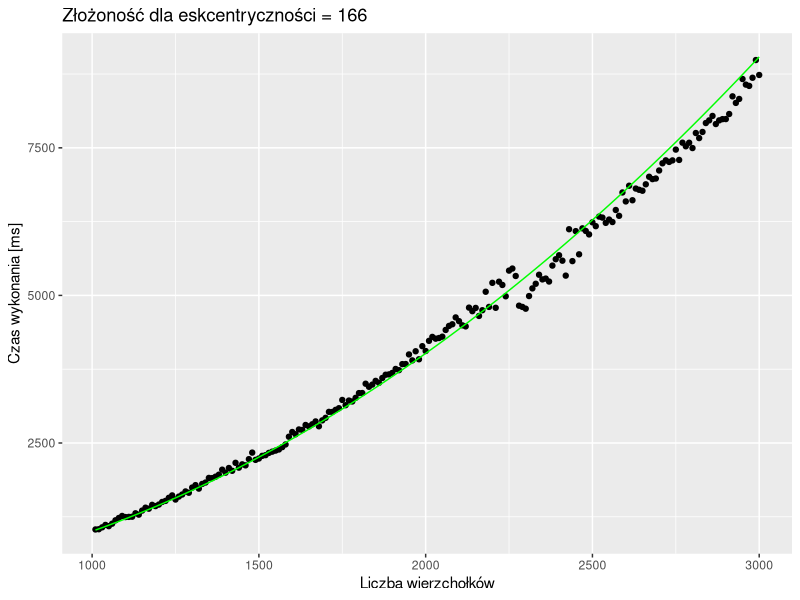
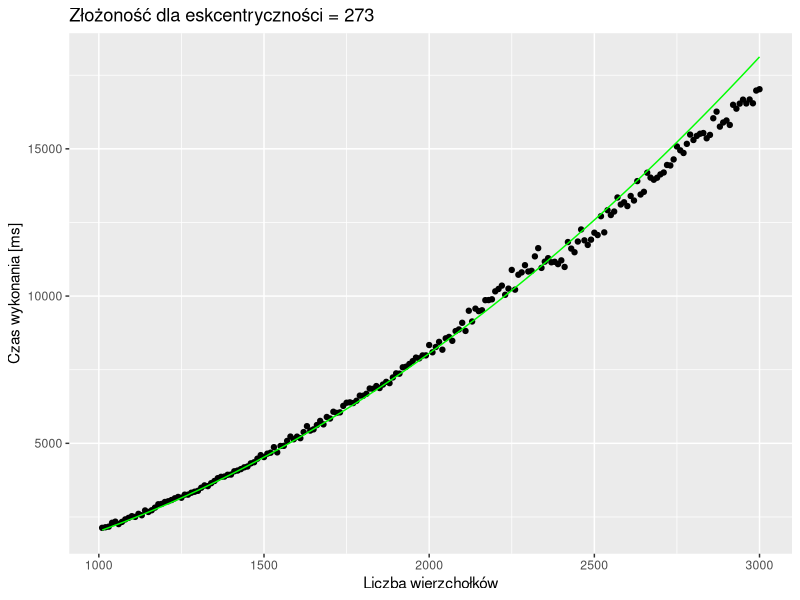
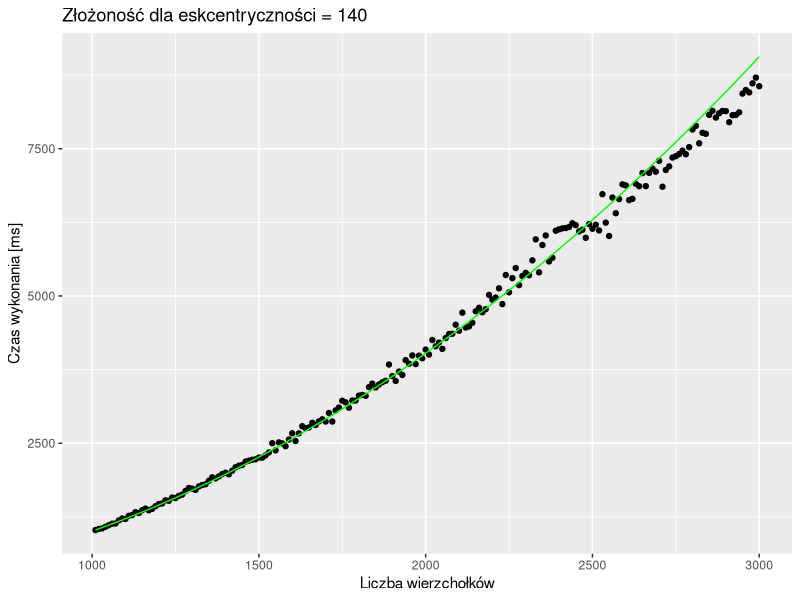
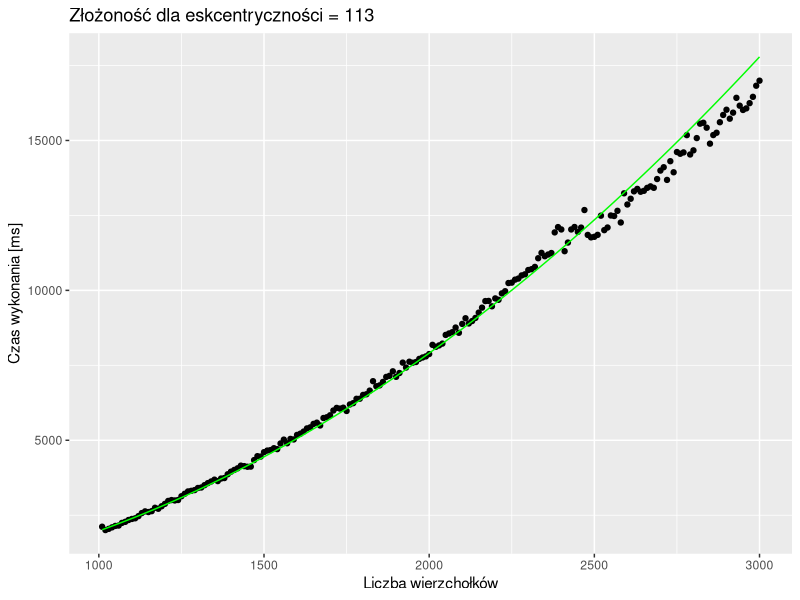
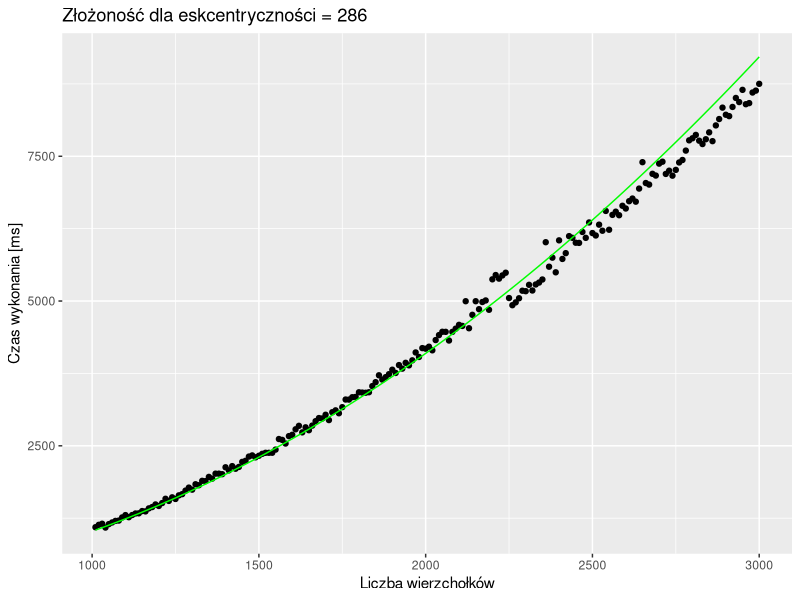
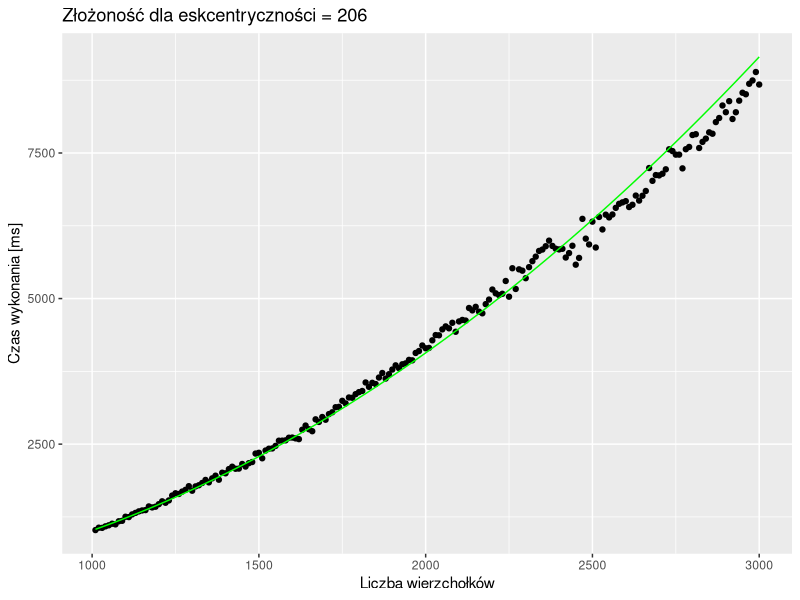
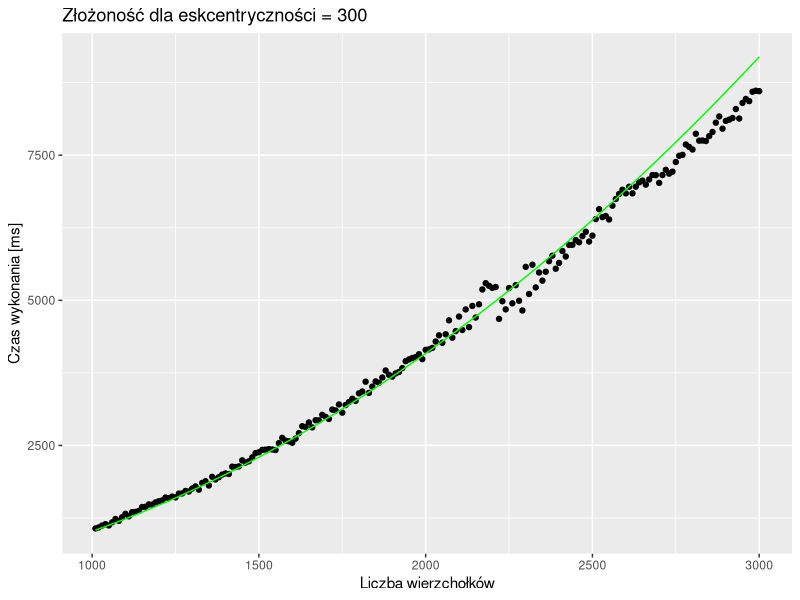
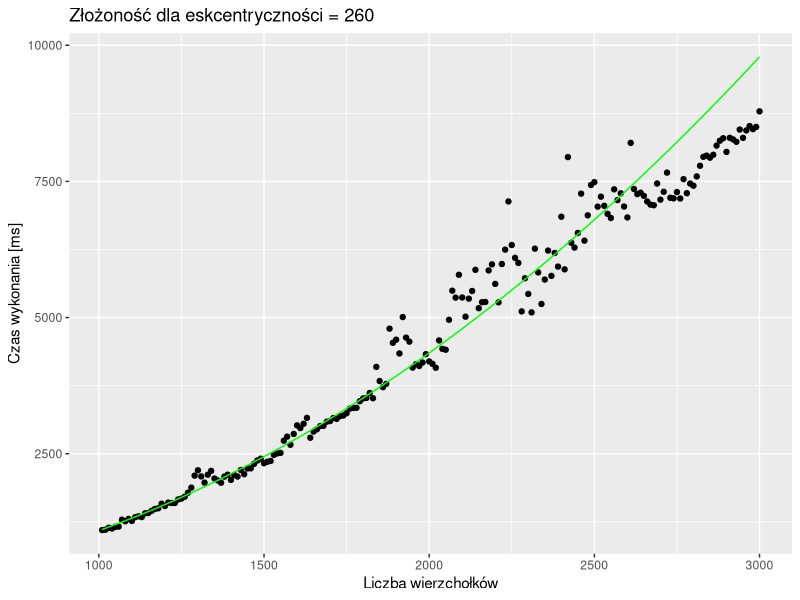

The R script that drew these images, in order:
library("ggplot2")


theoretical_complexity <- function(depth) {
    function(verticesNo) {
        verticesNo * verticesNo
    }
}

simulation_results = read.csv('result/result.csv',sep=";",header=TRUE)
simulation_results$Are.isomorphic <- simulation_results$Are.isomorphic == "true" # string => boolean

unique_depths = unique(simulation_results$Depth.of.tree)
for(depth in unique_depths) {
    depth_res = simulation_results[simulation_results$Depth.of.tree == depth, ]

    # map theoretical complexity to number of miliseconds
    # Big O-notation <=> (Exists c, n1) (For all n > n1): f(n) > c * g(n1)
    # c = ???
    real_time = depth_res$Time..ms.
    theory_time = sapply(depth_res$Number.of.vertices, theoretical_complexity(depth))
    c = mean(real_time / theory_time)

    plot <- ggplot(data = depth_res, aes(y = Time..ms., x = Number.of.vertices)) +
        ggtitle(paste("Złożoność dla eskcentryczności =", toString(depth))) +
        xlab("Liczba wierzchołków") +
        ylab("Czas wykonania [ms]") +
        geom_point() +
        stat_function(fun = function(n) { c  * theoretical_complexity(depth)(n) }, colour = "green")
    ggsave(paste("result/d_", toString(depth), '.jpg', sep=""), plot = plot)

}


